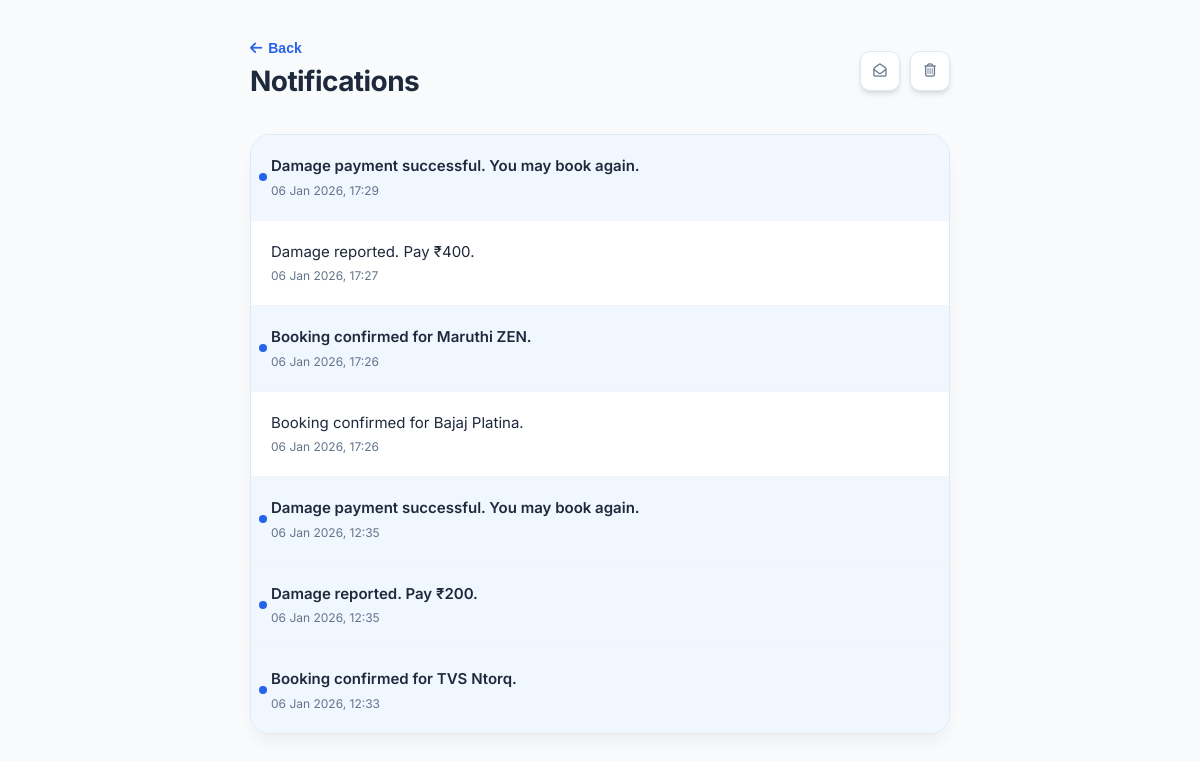
Page /notifications/ (signed in) on the earlier database version.
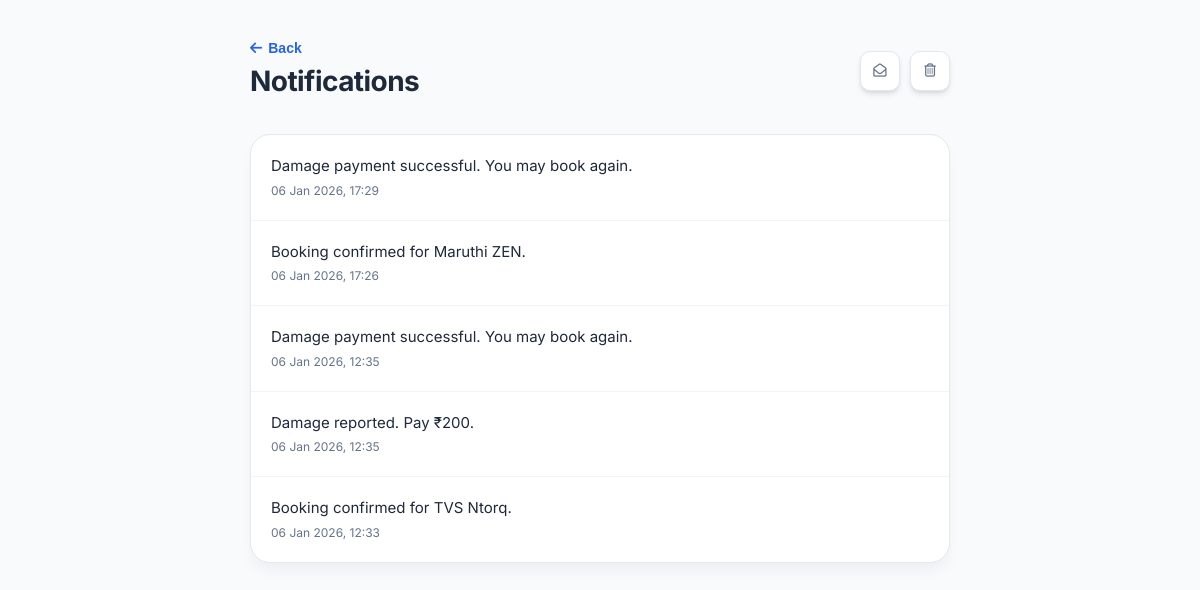
Same page on the later database version.
### wheelzy_app/models.py (models this page shows, shortened)
class Notification(models.Model):
    user = models.ForeignKey(User, on_delete=models.CASCADE,related_name="notifications")
    message = models.TextField()
    is_read = models.BooleanField(default=False)
    created_at = models.DateTimeField(auto_now_add=True)

### wheelzy_app/views.py (the view)
# urls.py: path("notifications/", views.notifications_view, name="notifications"),
@login_required
def notifications_view(request):
    notifications = Notification.objects.filter(
        user=request.user
    ).order_by("-created_at")
    return render(request, "notifications.html", {
        "notifications": notifications
    })

### wheelzy_app/templates/notifications.html (shortened to what this page needs)
{% load static %}
<!DOCTYPE html>
<html lang="en">
<head>
    <link rel="stylesheet" href="https://cdnjs.cloudflare.com/ajax/libs/font-awesome/6.5.1/css/all.min.css" />
</head>
<body>
<div class="container">
    <div class="page-header">
        <div class="header-left">
            <button class="back-btn" onclick="history.back()">
                <i class="fa-solid fa-arrow-left"></i> Back
            </button>
            <h2>Notifications</h2>
        </div>
        <div class="actions">
            <button class="action-btn" title="Mark all as read" onclick="confirmMarkAllRead()">
                <i class="fa-regular fa-envelope-open"></i>
            </button>
            <button class="action-btn clear-read" title="Clear read" onclick="confirmClearRead()">
                <i class="fa-regular fa-trash-can"></i>
            </button>
        </div>
    </div>
    <div class="notification-card-wrapper">
        <div class="notification-list">
            {% for note in notifications %}
            <div class="note {% if not note.is_read %}unread{% endif %}"
                 data-id="{{ note.id }}"
                 data-message="{{ note.message|escapejs }}"
                 data-time="{{ note.created_at|date:'d M Y, H:i' }}"
                 onclick="openModal(this)">
                <div class="note-content">{{ note.message|truncatechars:85 }}</div>
                <div class="note-time">{{ note.created_at|date:"d M Y, H:i" }}</div>
            </div>
            {% empty %}
            <div class="empty-state">
                <i class="fa-regular fa-bell-slash"></i>
                <p>You're all caught up! No notifications here.</p>
            </div>
            {% endfor %}
        </div>
    </div>
</div>
</body>
</html>

### wheelzy_app/templates/notifications.html (style rules this page uses)
:root { --primary: #2563eb; --primary-hover: #1d4ed8; --danger: #ef4444; --bg-gray: #f8fafc; --text-main: #1e293b; --text-muted: #64748b; --card-shadow: 0 4px 6px -1px rgb(0 0 0 / 0.1), 0 2px 4px -2px rgb(0 0 0 / 0.1); }
body { font-family: 'Inter', sans-serif; background-color: var(--bg-gray); color: var(--text-main); margin: 0; padding: 40px 20px; line-height: 1.5; }
.container { max-width: 700px; margin: auto; }
.page-header { display: flex; justify-content: space-between; align-items: center; margin-bottom: 32px; }
.header-left h2 { margin: 4px 0 0 0; font-size: 28px; font-weight: 700; letter-spacing: -0.02em; }
.back-btn { background: none; border: none; color: var(--primary); font-weight: 600; font-size: 14px; cursor: pointer; padding: 0; display: flex; align-items: center; gap: 6px; transition: color 0.2s; }
.actions { display: flex; gap: 10px; }
.action-btn { height: 40px; width: 40px; display: flex; align-items: center; justify-content: center; border-radius: 10px; border: 1px solid #e2e8f0; background: white; color: var(--text-muted); cursor: pointer; transition: all 0.2s; box-shadow: var(--card-shadow); }
.notification-card-wrapper { background: white; border-radius: 20px; border: 1px solid #e2e8f0; overflow: hidden; box-shadow: 0 10px 15px -3px rgb(0 0 0 / 0.05); }
.note { padding: 20px; border-bottom: 1px solid #f1f5f9; cursor: pointer; transition: background 0.2s; position: relative; display: flex; flex-direction: column; gap: 4px; }
.note:last-child { border-bottom: none; }
.note-content { font-size: 15px; color: var(--text-main); padding-right: 20px; }
.note-time { font-size: 12px; color: var(--text-muted); }

Differences in the rows shown:
removed Notification: message "Damage reported. Pay ₹400.", created_at "06 Jan 2026, 17:27"
removed Notification: message "Booking confirmed for Bajaj Platina.", created_at "06 Jan 2026, 17:26"
changed Notification "06 Jan 2026, 17:29": is_read False → True (drawn)
changed Notification "Booking confirmed for Maruthi ZEN.": is_read False → True (drawn)
changed Notification (number 3 of 5 on the later page): is_read False → True (drawn)
changed Notification "Damage reported. Pay ₹200.": is_read False → True (drawn)
changed Notification "Booking confirmed for TVS Ntorq.": is_read False → True (drawn)
